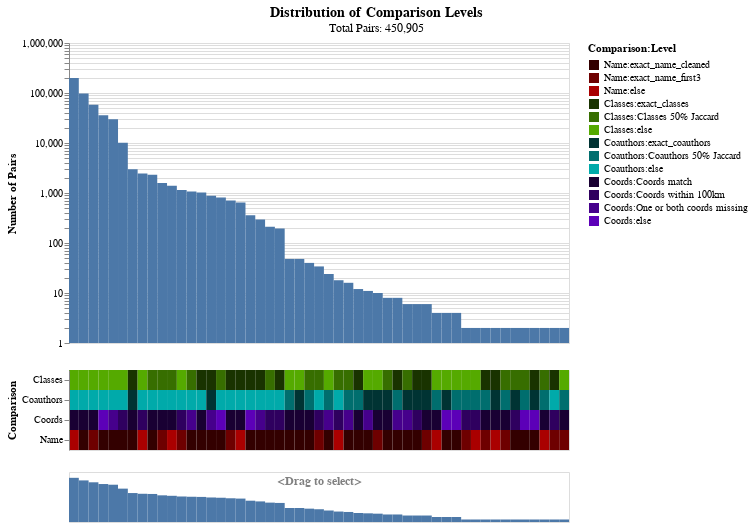

Notebook source saved alongside this figure:
### Markdown cell above
The result above is the blocked table, with a column added for every `Comparison`.
The value of each column is the level that the record pair matched at.
For example, there is now a "Name" column,
filled with values like "exact_name_cleaned", "exact_name_first3", etc.

We can plot these features to see how common each level of match is,
and which levels are related to each other. You can zoom in by dragging
on the bottom minimap plot.

### Code cell
from mismo.compare import plot  # noqa: E402

plot(compared, comparisons)

### Figure 1 — Vega-Lite specification as saved in the notebook (floating-point values rounded to 4 significant figures; data arrays with more than 128 entries replaced by an {"elided": "..."} marker saying what was removed)
{"config": {"view": {"continuousWidth": 300, "continuousHeight": 300}}, "vconcat": [{"data": {"name": "data-67ea6bc672c93299c3ed377338544d68"}, "mark": {"type": "rect", "stroke": null}, "encoding": {"opacity": {"condition": {"param": "param_60", "value": 1}, "value": 0.9}, "tooltip": [{"field": "n_pairs", "format": ",", "title": "Number of Pairs", "type": "quantitative"}, {"field": "pct_pairs", "format": "%", "title": "Percent of Pairs", "type": "quantitative"}, {"field": "Name", "type": "nominal"}, {"field": "Classes", "type": "nominal"}, {"field": "Coauthors", "type": "nominal"}, {"field": "Coords", "type": "nominal"}], "x": {"axis": null, "field": "vector_id", "type": "nominal"}, "y": {"field": "n_pairs", "scale": {"type": "log"}, "title": "Number of Pairs", "type": "quantitative"}}, "name": "view_73", "transform": [{"filter": {"param": "param_59"}}], "width": 500}, {"data": {"name": "data-68c903da3e6d52c23536f421d2e9eb5b"}, "mark": {"type": "rect"}, "encoding": {"color": {"field": "id", "scale": {"domain": ["Name:exact_name_cleaned", "Name:exact_name_first3", "Name:else", "Classes:exact_classes", "Classes:Classes 50% Jaccard", "Classes:else", "Coauthors:exact_coauthors", "Coauthors:Coauthors 50% Jaccard", "Coauthors:else", "Coords:Coords match", "Coords:Coords within 100km", "Coords:One or both coords missing", "Coords:else"], "range": ["#330000", "#6e0000", "#aa0000", "#193300", "#376e00", "#55aa00", "#003333", "#006e6e", "#00aaaa", "#190033", "#2f005f", "#46008c", "#5c00b8"]}, "title": "Comparison:Level", "type": "nominal"}, "opacity": {"condition": {"param": "param_60", "value": 1}, "value": 0.9}, "tooltip": [{"field": "level", "type": "nominal"}], "x": {"axis": null, "field": "vector_id", "type": "nominal"}, "y": {"field": "comparison", "title": "Comparison", "type": "nominal"}}, "height": 80, "name": "view_74", "transform": [{"filter": {"param": "param_59"}}], "width": 500}, {"data": {"name": "data-67ea6bc672c93299c3ed377338544d68"}, "mark": {"type": "rect"}, "encoding": {"opacity": {"condition": {"param": "param_60", "value": 1}, "value": 0.9}, "x": {"axis": null, "field": "vector_id", "type": "nominal"}, "y": {"axis": null, "field": "n_pairs", "scale": {"type": "log"}, "title": "Number of Pairs", "type": "quantitative"}}, "height": 50, "name": "view_75", "title": {"text": "<Drag to select>", "anchor": "middle", "color": "gray", "dy": 20, "fontSize": 12}, "width": 500}], "params": [{"name": "param_60", "select": {"type": "point", "fields": ["vector_id"], "on": "mouseover"}, "views": ["view_73", "view_74", "view_75"]}, {"name": "param_59", "select": {"type": "interval", "encodings": ["x"]}, "views": ["view_75"]}], "title": {"text": "Distribution of Comparison Levels", "anchor": "middle", "fontSize": 14, "subtitle": "Total Pairs: 450,905"}, "$schema": "https://vega.github.io/schema/vega-lite/v5.15.1.json", "datasets": {"data-67ea6bc672c93299c3ed377338544d68": [{"Name": "else", "Classes": "else", "Coauthors": "else", "Coords": "Coords match", "n_pairs": 200362, "pct_pairs": 0.4444, "vector_id": 0}, {"Name": "exact_name_cleaned", "Classes": "else", "Coauthors": "else", "Coords": "Coords match", "n_pairs": 98144, "pct_pairs": 0.2177, "vector_id": 1}, {"Name": "exact_name_first3", "Classes": "else", "Coauthors": "else", "Coords": "Coords match", "n_pairs": 58132, "pct_pairs": 0.1289, "vector_id": 2}, {"Name": "exact_name_cleaned", "Classes": "else", "Coauthors": "else", "Coords": "else", "n_pairs": 35966, "pct_pairs": 0.07976, "vector_id": 3}, {"Name": "exact_name_cleaned", "Classes": "else", "Coauthors": "else", "Coords": "One or both coords missing", "n_pairs": 29804, "pct_pairs": 0.0661, "vector_id": 4}, {"Name": "exact_name_cleaned", "Classes": "else", "Coauthors": "else", "Coords": "Coords within 100km", "n_pairs": 10098, "pct_pairs": 0.02239, "vector_id": 5}, {"Name": "exact_name_cleaned", "Classes": "exact_classes", "Coauthors": "exact_coauthors", "Coords": "Coords match", "n_pairs": 2978, "pct_pairs": 0.006604, "vector_id": 6}, {"Name": "else", "Classes": "else", "Coauthors": "else", "Coords": "Coords within 100km", "n_pairs": 2442, "pct_pairs": 0.005416, "vector_id": 7}, {"Name": "exact_name_cleaned", "Classes": "Classes 50% Jaccard", "Coauthors": "else", "Coords": "Coords match", "n_pairs": 2316, "pct_pairs": 0.005136, "vector_id": 8}, {"Name": "exact_name_first3", "Classes": "Classes 50% Jaccard", "Coauthors": "else", "Coords": "Coords match", "n_pairs": 1588, "pct_pairs": 0.003522, "vector_id": 9}, {"Name": "else", "Classes": "Classes 50% Jaccard", "Coauthors": "else", "Coords": "Coords match", "n_pairs": 1394, "pct_pairs": 0.003092, "vector_id": 10}, {"Name": "exact_name_first3", "Classes": "else", "Coauthors": "else", "Coords": "Coords within 100km", "n_pairs": 1154, "pct_pairs": 0.002559, "vector_id": 11}, {"Name": "exact_name_cleaned", "Classes": "Classes 50% Jaccard", "Coauthors": "else", "Coords": "One or both coords missing", "n_pairs": 1072, "pct_pairs": 0.002377, "vector_id": 12}, {"Name": "exact_name_cleaned", "Classes": "exact_classes", "Coauthors": "else", "Coords": "Coords match", "n_pairs": 1022, "pct_pairs": 0.002267, "vector_id": 13}, {"Name": "exact_name_cleaned", "Classes": "exact_classes", "Coauthors": "exact_coauthors", "Coords": "One or both coords missing", "n_pairs": 878, "pct_pairs": 0.001947, "vector_id": 14}, {"Name": "exact_name_cleaned", "Classes": "Classes 50% Jaccard", "Coauthors": "else", "Coords": "else", "n_pairs": 814, "pct_pairs": 0.001805, "vector_id": 15}, {"Name": "exact_name_first3", "Classes": "exact_classes", "Coauthors": "else", "Coords": "Coords match", "n_pairs": 704, "pct_pairs": 0.001561, "vector_id": 16}, {"Name": "else", "Classes": "exact_classes", "Coauthors": "else", "Coords": "Coords match", "n_pairs": 646, "pct_pairs": 0.001433, "vector_id": 17}, {"Name": "exact_name_cleaned", "Classes": "exact_classes", "Coauthors": "else", "Coords": "else", "n_pairs": 360, "pct_pairs": 0.0007984, "vector_id": 18}, {"Name": "exact_name_cleaned", "Classes": "exact_classes", "Coauthors": "else", "Coords": "One or both coords missing", "n_pairs": 296, "pct_pairs": 0.0006565, "vector_id": 19}, {"Name": "exact_name_cleaned", "Classes": "Classes 50% Jaccard", "Coauthors": "else", "Coords": "Coords within 100km", "n_pairs": 212, "pct_pairs": 0.0004702, "vector_id": 20}, {"Name": "exact_name_cleaned", "Classes": "exact_classes", "Coauthors": "else", "Coords": "Coords within 100km", "n_pairs": 194, "pct_pairs": 0.0004302, "vector_id": 21}, {"Name": "exact_name_cleaned", "Classes": "else", "Coauthors": "Coauthors 50% Jaccard", "Coords": "Coords match", "n_pairs": 48, "pct_pairs": 0.0001065, "vector_id": 22}, {"Name": "exact_name_cleaned", "Classes": "else", "Coauthors": "exact_coauthors", "Coords": "Coords match", "n_pairs": 48, "pct_pairs": 0.0001065, "vector_id": 23}, {"Name": "exact_name_cleaned", "Classes": "Classes 50% Jaccard", "Coauthors": "Coauthors 50% Jaccard", "Coords": "Coords match", "n_pairs": 40, "pct_pairs": 8.871e-05, "vector_id": 24}, {"Name": "exact_name_first3", "Classes": "Classes 50% Jaccard", "Coauthors": "else", "Coords": "Coords within 100km", "n_pairs": 34, "pct_pairs": 7.54e-05, "vector_id": 25}, {"Name": "exact_name_cleaned", "Classes": "else", "Coauthors": "Coauthors 50% Jaccard", "Coords": "One or both coords missing", "n_pairs": 24, "pct_pairs": 5.323e-05, "vector_id": 26}, {"Name": "else", "Classes": "Classes 50% Jaccard", "Coauthors": "else", "Coords": "Coords within 100km", "n_pairs": 18, "pct_pairs": 3.992e-05, "vector_id": 27}, {"Name": "exact_name_cleaned", "Classes": "Classes 50% Jaccard", "Coauthors": "Coauthors 50% Jaccard", "Coords": "One or both coords missing", "n_pairs": 16, "pct_pairs": 3.548e-05, "vector_id": 28}, {"Name": "exact_name_cleaned", "Classes": "exact_classes", "Coauthors": "Coauthors 50% Jaccard", "Coords": "Coords match", "n_pairs": 12, "pct_pairs": 2.661e-05, "vector_id": 29}, {"Name": "exact_name_cleaned", "Classes": "else", "Coauthors": "exact_coauthors", "Coords": "One or both coords missing", "n_pairs": 11, "pct_pairs": 2.44e-05, "vector_id": 30}, {"Name": "exact_name_first3", "Classes": "else", "Coauthors": "exact_coauthors", "Coords": "Coords match", "n_pairs": 10, "pct_pairs": 2.218e-05, "vector_id": 31}, {"Name": "exact_name_cleaned", "Classes": "Classes 50% Jaccard", "Coauthors": "exact_coauthors", "Coords": "Coords match", "n_pairs": 8, "pct_pairs": 1.774e-05, "vector_id": 32}, {"Name": "exact_name_cleaned", "Classes": "exact_classes", "Coauthors": "Coauthors 50% Jaccard", "Coords": "One or both coords missing", "n_pairs": 8, "pct_pairs": 1.774e-05, "vector_id": 33}, {"Name": "exact_name_cleaned", "Classes": "Classes 50% Jaccard", "Coauthors": "exact_coauthors", "Coords": "One or both coords missing", "n_pairs": 6, "pct_pairs": 1.331e-05, "vector_id": 34}, {"Name": "exact_name_cleaned", "Classes": "exact_classes", "Coauthors": "exact_coauthors", "Coords": "Coords within 100km", "n_pairs": 6, "pct_pairs": 1.331e-05, "vector_id": 35}, {"Name": "exact_name_first3", "Classes": "exact_classes", "Coauthors": "exact_coauthors", "Coords": "Coords match", "n_pairs": 6, "pct_pairs": 1.331e-05, "vector_id": 36}, {"Name": "else", "Classes": "else", "Coauthors": "Coauthors 50% Jaccard", "Coords": "Coords match", "n_pairs": 4, "pct_pairs": 8.871e-06, "vector_id": 37}, {"Name": "exact_name_cleaned", "Classes": "else", "Coauthors": "exact_coauthors", "Coords": "else", "n_pairs": 4, "pct_pairs": 8.871e-06, "vector_id": 38}, {"Name": "exact_name_cleaned", "Classes": "else", "Coauthors": "Coauthors 50% Jaccard", "Coords": "else", "n_pairs": 4, "pct_pairs": 8.871e-06, "vector_id": 39}, {"Name": "exact_name_first3", "Classes": "else", "Coauthors": "Coauthors 50% Jaccard", "Coords": "Coords within 100km", "n_pairs": 2, "pct_pairs": 4.436e-06, "vector_id": 40}, {"Name": "else", "Classes": "else", "Coauthors": "Coauthors 50% Jaccard", "Coords": "Coords within 100km", "n_pairs": 2, "pct_pairs": 4.436e-06, "vector_id": 41}, {"Name": "exact_name_first3", "Classes": "exact_classes", "Coauthors": "Coauthors 50% Jaccard", "Coords": "Coords match", "n_pairs": 2, "pct_pairs": 4.436e-06, "vector_id": 42}, {"Name": "else", "Classes": "exact_classes", "Coauthors": "exact_coauthors", "Coords": "Coords match", "n_pairs": 2, "pct_pairs": 4.436e-06, "vector_id": 43}, {"Name": "exact_name_first3", "Classes": "Classes 50% Jaccard", "Coauthors": "Coauthors 50% Jaccard", "Coords": "Coords match", "n_pairs": 2, "pct_pairs": 4.436e-06, "vector_id": 44}, {"Name": "exact_name_cleaned", "Classes": "Classes 50% Jaccard", "Coauthors": "exact_coauthors", "Coords": "Coords within 100km", "n_pairs": 2, "pct_pairs": 4.436e-06, "vector_id": 45}, {"Name": "exact_name_cleaned", "Classes": "Classes 50% Jaccard", "Coauthors": "Coauthors 50% Jaccard", "Coords": "else", "n_pairs": 2, "pct_pairs": 4.436e-06, "vector_id": 46}, {"Name": "exact_name_cleaned", "Classes": "exact_classes", "Coauthors": "exact_coauthors", "Coords": "else", "n_pairs": 2, "pct_pairs": 4.436e-06, "vector_id": 47}, {"Name": "else", "Classes": "Classes 50% Jaccard", "Coauthors": "Coauthors 50% Jaccard", "Coords": "Coords match", "n_pairs": 2, "pct_pairs": 4.436e-06, "vector_id": 48}, {"Name": "exact_name_first3", "Classes": "exact_classes", "Coauthors": "else", "Coords": "Coords within 100km", "n_pairs": 2, "pct_pairs": 4.436e-06, "vector_id": 49}, {"Name": "exact_name_first3", "Classes": "else", "Coauthors": "Coauthors 50% Jaccard", "Coords": "Coords match", "n_pairs": 2, "pct_pairs": 4.436e-06, "vector_id": 50}], "data-68c903da3e6d52c23536f421d2e9eb5b": {"elided": "204 records"}}}
